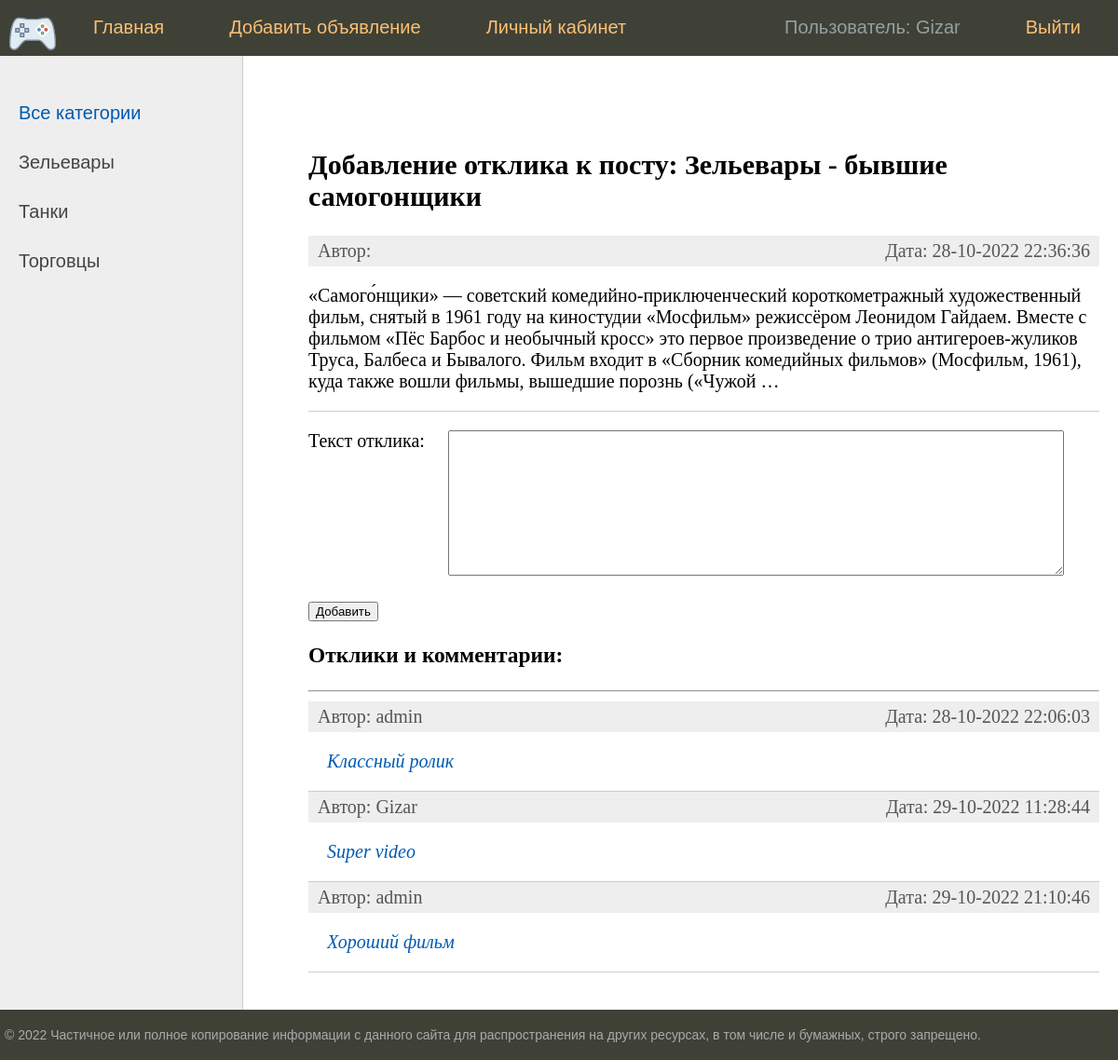
/addreply/zelevary-byvshie-samogonshchiki/ (signed in), run on the app's committed database.
### bboard/models.py (models this page shows, shortened)
class User(AbstractUser):
    email = models.EmailField(
        "email address",
        unique=True
    )
    email_verify = models.BooleanField(default=False)
    USERNAME_FIELD = "email"
    REQUIRED_FIELDS = ["username"]
    def __str__(self):
        return f'{self.username}'
    class Meta:
        verbose_name = 'Пользователь'
        verbose_name_plural = 'Пользователи'

class Category(models.Model):
    name = models.CharField(
        max_length=64,
        unique=True,
        verbose_name='Категория',
        help_text='Имя категории длинной не более 64 символов ',
    )
    slug = models.SlugField(max_length=255, unique=True, db_index=True, verbose_name="URL")
    def get_absolute_url(self):
        return reverse('category', kwargs={'cat_slug': self.slug})
    class Meta:
        verbose_name = 'Категория'
        verbose_name_plural = 'Категории'

class Post(models.Model):
    title = models.CharField(max_length=255, verbose_name="Заголовок")
    content = RichTextUploadingField(blank=True, default='', verbose_name="Текст")
    category = models.ForeignKey('Category', on_delete=models.PROTECT, verbose_name="Категория")
    user = models.ForeignKey('User', on_delete=models.CASCADE, verbose_name="Пользователь")
    photo = models.ImageField(upload_to="photos/%Y/%m/%d/", verbose_name="Фото заголовка", blank=True, null=True)
    time_create = models.DateTimeField(auto_now_add=True)
    time_update = models.DateTimeField(auto_now=True)
    is_created = models.BooleanField(default=True)
    slug = models.SlugField(max_length=255, unique=True, db_index=True, verbose_name="URL")
    is_published = models.BooleanField(default=True, verbose_name="Опубликовать")
    class Meta:
        verbose_name = 'Объявление'
        verbose_name_plural = 'Объявления'

class Reply(models.Model):
    user = models.ForeignKey('User', on_delete=models.CASCADE, verbose_name="Пользователь")
    post = models.ForeignKey('Post', on_delete=models.CASCADE, verbose_name="Пост")
    time_create = models.DateTimeField(auto_now_add=True)
    time_update = models.DateTimeField(auto_now=True)
    text = models.TextField(blank=True, verbose_name="Текс")
    is_approved = models.BooleanField(default=False, verbose_name="Разрешено")
    def get_absolute_url(self):
        return reverse('reply', kwargs={'pk': self.pk})
    class Meta:
        verbose_name = 'Отклик'
        verbose_name_plural = 'Отклики'

### bboard/views.py (the view, shortened to what this page needs)
# urls.py: path('addreply/<slug:post_slug>/', AddReplyView.as_view(), name='add_reply'),
class AddReplyView(LoginRequiredMixin, DataMixin, View):
    form_class = AddReplyForm
    template_name = 'bboard/reply_add.html'
    def get(self, request, post_slug, *args, **kwargs):
        form = self.form_class()
        categories = self.get_user_context()['categories']
        menu = self.get_user_context()['menu']
        cat_selected = self.get_user_context()['cat_selected']
        print(post_slug)
        context = {
            'form': form,
            'menu': menu,
            'categories': categories,
            'cat_selected': cat_selected,
            'post_slug': post_slug,
        }
        return render(request, self.template_name, context=context )

### bboard/forms.py
class AddReplyForm(forms.Form):
    text = forms.CharField(widget=forms.Textarea(attrs={'cols': 80, 'rows': 10}), label='Текст отклика')

### bboard/templatetags/bboard_tags.py (called while the page is built)
@register.inclusion_tag('bboard/list_replies.html')
def show_replies(sort=None, throught_slug=False, post_id=None):
    if throught_slug:
        post_id = Post.objects.get(slug=post_id).pk
    if post_id is not None:
        if not sort:
            replies = Reply.objects.filter(post=post_id, is_approved=True)
        else:
            replies = Reply.objects.filter(post=post_id, is_approved=True).order_by(sort)
        return {"replies": replies}
    else:
        return {"replies": {}}

@register.inclusion_tag('bboard/show_post.html')
def show_post(slug_post=None):
    if slug_post is not None:
        posts = Post.objects.filter(slug=slug_post, is_published=True)
        return {"posts": posts}
    else:
        return {"posts": {}}

### bboard/utils.py (called while the page is built)
    def get_user_context(self, **kwargs):
        context = kwargs
        categories = Category.objects.annotate(Count('post'))
        user_menu = menu.copy()
        if not self.request.user.is_authenticated:
            for i in range(3):
                user_menu.pop(1)
        else:
            user_menu.pop(4)
        context['menu'] = user_menu
        context['categories'] = categories
        if 'cat_selected' not in context:
            context['cat_selected'] = 0
        return context

### bboard/templates/bboard/reply_add.html (shortened to what this page needs)
{% extends 'base.html' %}
{% load crispy_forms_tags %}
{% load bboard_tags %}
{% block content %}
<form action="{% url 'add_reply' post_slug %}" method="post" enctype="multipart/form-data">
    {% show_post slug_post=post_slug %}
    <p><label class="form-label" for="{{ form.text.id_for_label }}">{{form.text.label}}: </label>{{ form.text }}</p>
    <button type="submit">Добавить</button>
</form>
<h3>Отклики и комментарии:</h3>
<hr>
{% show_replies throught_slug=True post_id=post_slug %}
{% endblock %}

### templates/base.html (shortened to what this page needs)
<!DOCTYPE html>
<html>
<head>
	{% load static %}
	{% load bboard_tags %}
	<link type="text/css" href="{% static 'bboard/css/styles.css' %}" rel="stylesheet" />
</head>
<body>
	<table class="table-page" border=0 cellpadding="0" cellspacing="0">
	<tr><td valign=top>
	{% block mainmenu %}
			<div class="header">
				<ul id="mainmenu" class="mainmenu">
					<li class="logo"><a href="{% url 'home' %}"><div class="logo"></div></a></li>
					{% for m in menu %}
						{% if not forloop.last %}
							<li><a href="{% url m.url_name %}">{{ m.title }}</a></li>
						{% else %}
							<li class="last"><a href="{% url m.url_name %}">{{ m.title }}</a></li>
						{% endif %}
					{% endfor %}
					{% if user.is_authenticated %}
						<li class="last" style="color: #93a1a1 ">Пользователь: {{ user }}</li>
					{% else %}
						<li class="last"><a href="{% url 'register' %}">Зарегистрироваться</a></li>
					{% endif %}
				</ul>
			</div>
	{% endblock mainmenu %}
	<table class="table-content" border=0 cellpadding="0" cellspacing="0">
	<tr>
		<td valign="top" class="left-chapters">
		<ul id="leftchapters">
			{% if cat_selected == 0 %}
				<li class="selected">Все категории</li>
			{% else %}
				<li><a href="{% url 'home' %}">Все категории</a></li>
			{% endif %}
			{% for c in categories %}
			{% if c.post__count > 0 %}
					{% if c.pk == cat_selected %}
						<li class="selected">{{c.name}}</li>
					{% else %}
						<li><a href="{{ c.get_absolute_url }}">{{c.name}}</a></li>
					{% endif %}
			{% endif %}
			{% endfor %}
		</ul>
	</td>
	<td valign="top" class="content">
		<div class="content-text">
			{% block content %}
			{% endblock %}
		</div>
	</td></tr></table>
	</td></tr>
	<tr><td valign=top>
		<div id="footer">
			<p>&copy; 2022 Частичное или полное копирование информации с данного сайта для распространения на других ресурсах, в том числе и бумажных, строго запрещено.</p>
		</div>
	</td></tr></table>
</body>
</html>

### bboard/templates/bboard/show_post.html
{% if posts %}
	<ul class="list-articles">
		{% for post in posts %}
			<p><h2>Добавление отклика к посту: {{ post.title }}</h2></p>
			<li>
				<div class="article-panel">
					<p class="first">Автор: {{ post.author }}</p>
					<p class="last">Дата: {{post.time_update|date:"d-m-Y H:i:s"}}</p>
				</div>
				<div>
                    {% autoescape off %}
                    	{{post.content|linebreaks|truncatewords:50}}
                    {% endautoescape %}
				</div>
			</li>
		{% endfor %}
	</ul>
{% else %}
		<p>Объявление не найдено</p>
{% endif %}

### bboard/templates/bboard/list_replies.html
{% if replies %}
	<ul class="list-articles">
		{% for rep in replies %}
			<li>
				<div class="article-panel">
					<p class="first">Автор: {{ rep.user }}</p>
					<p class="last">Дата: {{rep.time_update|date:"d-m-Y H:i:s"}}</p>
				</div>
				<div>
					<p><i><a href="{{ rep.get_absolute_url }}" style="margin-left:20px;">{{rep.text}}</a></i></p>
				</div>
			</li>
		{% endfor %}
	</ul>
{% else %}
		<p>Откликов: 0</p>
{% endif %}

### bboard/static/bboard/css/styles.css (style rules this page uses)
html, body { font-family: 'Arial'; margin: 0; padding: 0; height: 100%; width: 100%; color: #444; }
a { color: #0059b2; text-decoration: none; }
div.article-panel { background: #eee; padding: 5px 10px 5px 10px; box-sizing: border-box; overflow: hidden; color: #555; }
div.article-panel p.first { margin: 0; float: left; }
div.article-panel p.last { margin: 0; float: right; }
ul.list-articles { list-style: none; margin: 0; padding: 0; }
ul.list-articles li { border-bottom: 1px solid #ccc; }
.table-page { width: 100%; height: 100%; vertical-align: top; }
.table-page tr { height: 100%; }
.header { background: #3F4137; height: 60px; }
.logo { background: url('../images/logo.png') no-repeat 10px 5px; width: 70px; height: 60px; }
ul.mainmenu { list-style: none; margin: 0; padding: 0; height: 60px; color: #fdc073; font-size: 20px; overflow: hidden; }
ul.mainmenu li { float: left; margin: 18px 40px 0 30px; }
ul.mainmenu li.logo { margin: 0; }
ul.mainmenu li.last { float: right; }
ul.mainmenu li a { color: #fdc073; text-decoration: none; }
.table-content { width: 100%; min-height: 100%; height: 100%; }
.left-chapters { margin: 0; background: #eee; border-right: 1px solid #ccc; min-height: 100%; }
.left-chapters ul { width: 230px; min-height: 100%; margin: 0; padding: 20px 10px 10px 20px; list-style: none; font-size: 20px; }
.left-chapters ul li { margin: 30px 0 0 0; color: #999; }
.left-chapters ul li.selected { color: #0059b2; }
.left-chapters ul li a { color: #444; text-decoration: none; }
.content { padding: 40px 20px 20px 40px; width: 100%; box-sizing: border-box; }
.content-text { margin: 60px 0 0 30px; color: #000; font-size: 20px; font-family: Yandex Sans Display Light; }
#footer { box-sizing: border-box; background: #3F4137; padding: 5px; color: #aaa; font-size: 14px; font-family: Verdana, Geneva, Arial, Helvetica; text-align: left; overflow: hidden; }
.form-label { display: inline-block; min-width: 150px; vertical-align: top; }

### data on the page
User: username "Gizar"
Category: name "Зельевары"
Category: name "Танки"
Category: name "Торговцы"
Post: title "Зельевары - бывшие самогонщики", time_update "28-10-2022 22:36:36", content "«Самого́нщики» — советский комедийно-приключенческий короткометражный художественный фильм, снятый в 1961 году на киностудии «Мосфильм» режиссёром Леонидом Гайдаем. Вместе с фильмом «Пёс Барбос и необычный кросс» это первое произведение о трио антигероев-жуликов Труса, Балбеса и Бывалого. Фильм входит в «Сборник комедийных фильмов» (Мосфильм, 1961), куда также вошли фильмы, вышедшие порознь («Чужой …"
Reply: user "admin", time_update "28-10-2022 22:06:03", text "Классный ролик"
Reply: user "Gizar", time_update "29-10-2022 11:28:44", text "Super video"
Reply: user "admin", time_update "29-10-2022 21:10:46", text "Хороший фильм"

### other printed values
{{ m.title }} "Главная" "Добавить объявление" "Личный кабинет"
{{ m.title }} "Выйти"
